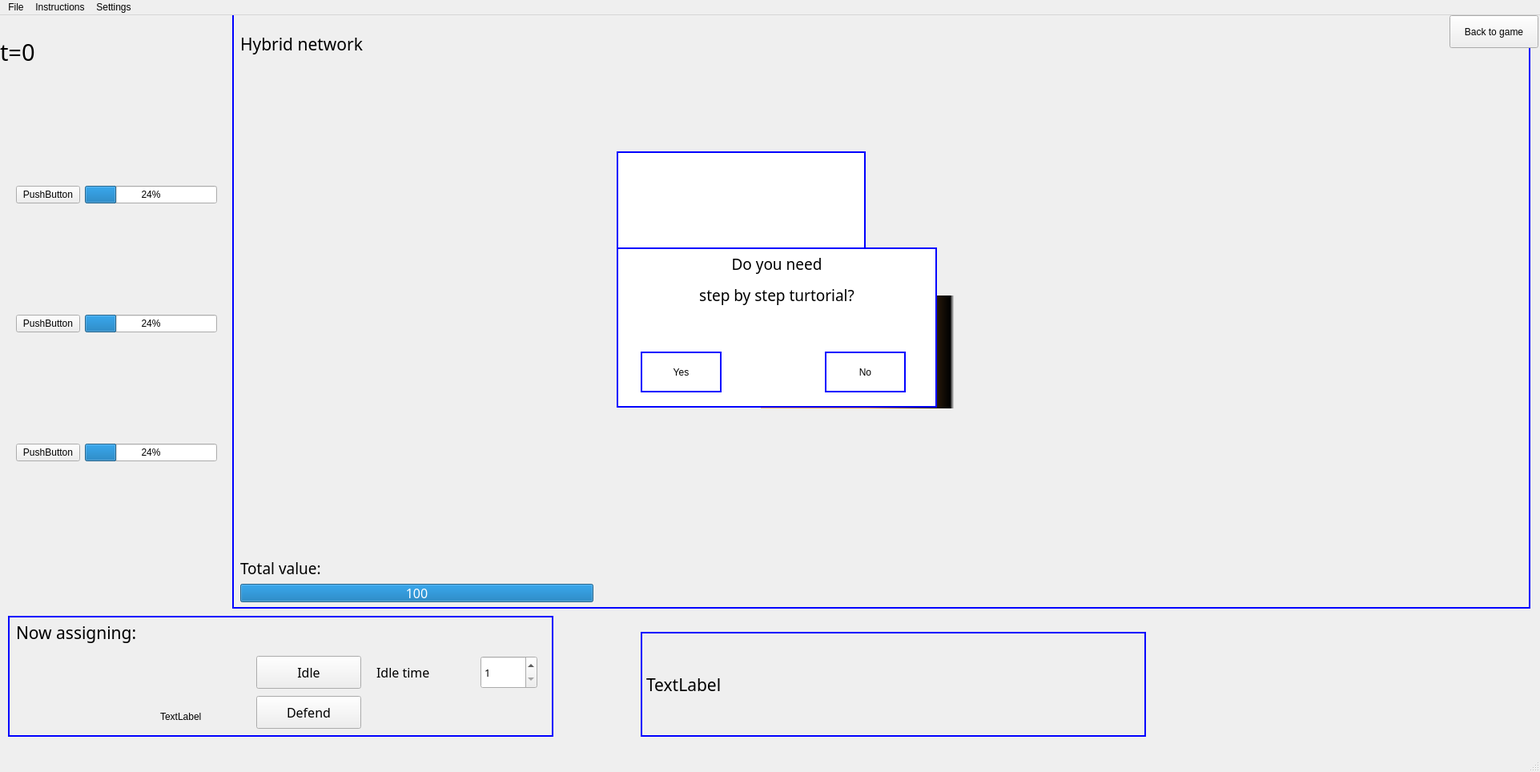
<?xml version="1.0" encoding="UTF-8"?>
<ui version="4.0">
 <class>MainWindow</class>
 <widget class="QMainWindow" name="MainWindow">
  <property name="geometry">
   <rect>
    <x>0</x>
    <y>0</y>
    <width>1923</width>
    <height>964</height>
   </rect>
  </property>
  <property name="windowTitle">
   <string>Firefighter Problem Simulation</string>
  </property>
  <widget class="QWidget" name="centralwidget">
   <property name="contextMenuPolicy">
    <enum>Qt::ActionsContextMenu</enum>
   </property>
   <widget class="QLabel" name="descriptionLabel">
    <property name="geometry">
     <rect>
      <x>-1200</x>
      <y>240</y>
      <width>1091</width>
      <height>61</height>
     </rect>
    </property>
    <property name="font">
     <font>
      <family>Arial Rounded MT Bold</family>
      <pointsize>16</pointsize>
     </font>
    </property>
    <property name="styleSheet">
     <string notr="true">background-color: qlineargradient(spread:pad, x1:0, y1:0, x2:1, y2:0, stop:0 rgba(255, 178, 102, 255), stop:0.55 rgba(235, 148, 61, 255), stop:0.98 rgba(0, 0, 0, 255), stop:1 rgba(0, 0, 0, 0));</string>
    </property>
    <property name="text">
     <string>TextLabel</string>
    </property>
    <property name="alignment">
     <set>Qt::AlignCenter</set>
    </property>
   </widget>
   <widget class="QLabel" name="node_info_label">
    <property name="enabled">
     <bool>true</bool>
    </property>
    <property name="geometry">
     <rect>
      <x>950</x>
      <y>350</y>
      <width>241</width>
      <height>141</height>
     </rect>
    </property>
    <property name="font">
     <font>
      <family>Agency FB</family>
      <pointsize>14</pointsize>
     </font>
    </property>
    <property name="styleSheet">
     <string notr="true">background-color: qlineargradient(spread:pad, x1:0, y1:0, x2:1, y2:0, stop:0 rgba(255, 178, 102, 255), stop:0.55 rgba(235, 148, 61, 255), stop:0.98 rgba(0, 0, 0, 255), stop:1 rgba(0, 0, 0, 0));</string>
    </property>
    <property name="text">
     <string>TextLabel</string>
    </property>
   </widget>
   <widget class="QLabel" name="timeIndexLabel">
    <property name="geometry">
     <rect>
      <x>0</x>
      <y>0</y>
      <width>131</width>
      <height>91</height>
     </rect>
    </property>
    <property name="font">
     <font>
      <family>Arial Rounded MT Bold</family>
      <pointsize>22</pointsize>
     </font>
    </property>
    <property name="text">
     <string>t=0</string>
    </property>
    <property name="alignment">
     <set>Qt::AlignLeading|Qt::AlignLeft|Qt::AlignVCenter</set>
    </property>
   </widget>
   <widget class="QLabel" name="backgroundLabel">
    <property name="geometry">
     <rect>
      <x>290</x>
      <y>-10</y>
      <width>1621</width>
      <height>751</height>
     </rect>
    </property>
    <property name="styleSheet">
     <string notr="true">border: 2px solid blue;</string>
    </property>
    <property name="text">
     <string/>
    </property>
    <property name="alignment">
     <set>Qt::AlignRight|Qt::AlignTrailing|Qt::AlignVCenter</set>
    </property>
   </widget>
   <widget class="QLabel" name="networkLabel">
    <property name="geometry">
     <rect>
      <x>300</x>
      <y>0</y>
      <width>311</width>
      <height>71</height>
     </rect>
    </property>
    <property name="font">
     <font>
      <family>Arial Rounded MT Bold</family>
      <pointsize>16</pointsize>
     </font>
    </property>
    <property name="text">
     <string>Hybrid network</string>
    </property>
    <property name="wordWrap">
     <bool>false</bool>
    </property>
    <property name="margin">
     <number>0</number>
    </property>
   </widget>
   <widget class="QLabel" name="hintLabel">
    <property name="geometry">
     <rect>
      <x>770</x>
      <y>170</y>
      <width>311</width>
      <height>161</height>
     </rect>
    </property>
    <property name="font">
     <font>
      <family>Arial Rounded MT Bold</family>
      <pointsize>10</pointsize>
     </font>
    </property>
    <property name="styleSheet">
     <string notr="true">background-color: rgb(255, 255, 255);
border: 2px solid blue;</string>
    </property>
    <property name="text">
     <string/>
    </property>
    <property name="wordWrap">
     <bool>true</bool>
    </property>
   </widget>
   <widget class="QPushButton" name="backButton">
    <property name="geometry">
     <rect>
      <x>1810</x>
      <y>0</y>
      <width>111</width>
      <height>41</height>
     </rect>
    </property>
    <property name="text">
     <string>Back to game</string>
    </property>
   </widget>
   <widget class="QLabel" name="label">
    <property name="geometry">
     <rect>
      <x>300</x>
      <y>660</y>
      <width>211</width>
      <height>61</height>
     </rect>
    </property>
    <property name="font">
     <font>
      <family>Arial Rounded MT Bold</family>
      <pointsize>14</pointsize>
     </font>
    </property>
    <property name="text">
     <string>Total value: </string>
    </property>
   </widget>
   <widget class="QProgressBar" name="progressBar">
    <property name="geometry">
     <rect>
      <x>300</x>
      <y>710</y>
      <width>441</width>
      <height>23</height>
     </rect>
    </property>
    <property name="font">
     <font>
      <family>Arial Rounded MT Bold</family>
      <pointsize>12</pointsize>
     </font>
    </property>
    <property name="maximum">
     <number>100</number>
    </property>
    <property name="value">
     <number>100</number>
    </property>
    <property name="invertedAppearance">
     <bool>false</bool>
    </property>
    <property name="format">
     <string>%v</string>
    </property>
   </widget>
   <widget class="QLabel" name="consoleLabel">
    <property name="geometry">
     <rect>
      <x>800</x>
      <y>770</y>
      <width>631</width>
      <height>131</height>
     </rect>
    </property>
    <property name="font">
     <font>
      <family>Arial Rounded MT Bold</family>
      <pointsize>16</pointsize>
     </font>
    </property>
    <property name="styleSheet">
     <string notr="true">border: 2px solid blue;</string>
    </property>
    <property name="text">
     <string>TextLabel</string>
    </property>
    <property name="wordWrap">
     <bool>true</bool>
    </property>
   </widget>
   <widget class="QLabel" name="label_2">
    <property name="geometry">
     <rect>
      <x>20</x>
      <y>740</y>
      <width>261</width>
      <height>61</height>
     </rect>
    </property>
    <property name="font">
     <font>
      <family>Arial Rounded MT Bold</family>
      <pointsize>16</pointsize>
     </font>
    </property>
    <property name="text">
     <string>Now assigning:</string>
    </property>
   </widget>
   <widget class="QLabel" name="instruct">
    <property name="geometry">
     <rect>
      <x>770</x>
      <y>290</y>
      <width>400</width>
      <height>200</height>
     </rect>
    </property>
    <property name="font">
     <font>
      <family>Arial Rounded MT Bold</family>
      <pointsize>14</pointsize>
     </font>
    </property>
    <property name="styleSheet">
     <string notr="true">background-color: white;border: 2px solid blue;</string>
    </property>
    <property name="text">
     <string>&lt;html&gt;&lt;head/&gt;&lt;body&gt;&lt;p&gt;Do you need&lt;/p&gt;&lt;p&gt;step by step turtorial?&lt;/p&gt;&lt;/body&gt;&lt;/html&gt;</string>
    </property>
    <property name="alignment">
     <set>Qt::AlignHCenter|Qt::AlignTop</set>
    </property>
    <property name="margin">
     <number>150</number>
    </property>
   </widget>
   <widget class="QPushButton" name="noButton">
    <property name="geometry">
     <rect>
      <x>1030</x>
      <y>420</y>
      <width>101</width>
      <height>51</height>
     </rect>
    </property>
    <property name="styleSheet">
     <string notr="true">background-color: white;border: 2px solid blue;</string>
    </property>
    <property name="text">
     <string>No</string>
    </property>
   </widget>
   <widget class="QPushButton" name="yesButton">
    <property name="geometry">
     <rect>
      <x>800</x>
      <y>420</y>
      <width>101</width>
      <height>51</height>
     </rect>
    </property>
    <property name="styleSheet">
     <string notr="true">background-color: white;border: 2px solid blue;</string>
    </property>
    <property name="text">
     <string>Yes</string>
    </property>
   </widget>
   <widget class="QLabel" name="selectLabel">
    <property name="geometry">
     <rect>
      <x>20</x>
      <y>790</y>
      <width>171</width>
      <height>101</height>
     </rect>
    </property>
    <property name="text">
     <string/>
    </property>
   </widget>
   <widget class="QLabel" name="warningLabel">
    <property name="geometry">
     <rect>
      <x>200</x>
      <y>840</y>
      <width>91</width>
      <height>71</height>
     </rect>
    </property>
    <property name="text">
     <string>TextLabel</string>
    </property>
   </widget>
   <widget class="QWidget" name="verticalLayoutWidget">
    <property name="geometry">
     <rect>
      <x>20</x>
      <y>80</y>
      <width>251</width>
      <height>611</height>
     </rect>
    </property>
    <layout class="QVBoxLayout" name="verticalLayout">
     <item>
      <layout class="QHBoxLayout" name="horizontalLayout_2">
       <item>
        <widget class="QPushButton" name="pushButton">
         <property name="sizePolicy">
          <sizepolicy hsizetype="Minimum" vsizetype="Preferred">
           <horstretch>0</horstretch>
           <verstretch>0</verstretch>
          </sizepolicy>
         </property>
         <property name="text">
          <string>PushButton</string>
         </property>
        </widget>
       </item>
       <item>
        <widget class="QProgressBar" name="progressBar_2">
         <property name="value">
          <number>24</number>
         </property>
        </widget>
       </item>
      </layout>
     </item>
     <item>
      <layout class="QHBoxLayout" name="horizontalLayout_4">
       <item>
        <widget class="QPushButton" name="pushButton_3">
         <property name="sizePolicy">
          <sizepolicy hsizetype="Minimum" vsizetype="Preferred">
           <horstretch>0</horstretch>
           <verstretch>0</verstretch>
          </sizepolicy>
         </property>
         <property name="text">
          <string>PushButton</string>
         </property>
        </widget>
       </item>
       <item>
        <widget class="QProgressBar" name="progressBar_4">
         <property name="value">
          <number>24</number>
         </property>
        </widget>
       </item>
      </layout>
     </item>
     <item>
      <layout class="QHBoxLayout" name="horizontalLayout_3">
       <item>
        <widget class="QPushButton" name="pushButton_2">
         <property name="sizePolicy">
          <sizepolicy hsizetype="Minimum" vsizetype="Preferred">
           <horstretch>0</horstretch>
           <verstretch>0</verstretch>
          </sizepolicy>
         </property>
         <property name="text">
          <string>PushButton</string>
         </property>
        </widget>
       </item>
       <item>
        <widget class="QProgressBar" name="progressBar_3">
         <property name="value">
          <number>24</number>
         </property>
        </widget>
       </item>
      </layout>
     </item>
    </layout>
   </widget>
   <widget class="QPushButton" name="idleButton">
    <property name="geometry">
     <rect>
      <x>320</x>
      <y>800</y>
      <width>131</width>
      <height>41</height>
     </rect>
    </property>
    <property name="font">
     <font>
      <family>Arial Rounded MT Bold</family>
      <pointsize>12</pointsize>
     </font>
    </property>
    <property name="text">
     <string>Idle</string>
    </property>
   </widget>
   <widget class="QPushButton" name="defendButton">
    <property name="geometry">
     <rect>
      <x>320</x>
      <y>850</y>
      <width>131</width>
      <height>41</height>
     </rect>
    </property>
    <property name="font">
     <font>
      <family>Arial Rounded MT Bold</family>
      <pointsize>12</pointsize>
     </font>
    </property>
    <property name="text">
     <string>Defend</string>
    </property>
   </widget>
   <widget class="QSpinBox" name="spinBox">
    <property name="geometry">
     <rect>
      <x>600</x>
      <y>800</y>
      <width>71</width>
      <height>41</height>
     </rect>
    </property>
    <property name="font">
     <font>
      <family>Arial Rounded MT Bold</family>
      <pointsize>10</pointsize>
     </font>
    </property>
    <property name="minimum">
     <number>1</number>
    </property>
    <property name="value">
     <number>1</number>
    </property>
   </widget>
   <widget class="QLabel" name="label_3">
    <property name="geometry">
     <rect>
      <x>470</x>
      <y>800</y>
      <width>111</width>
      <height>41</height>
     </rect>
    </property>
    <property name="font">
     <font>
      <family>Arial Rounded MT Bold</family>
      <pointsize>12</pointsize>
     </font>
    </property>
    <property name="text">
     <string>Idle time</string>
    </property>
   </widget>
   <widget class="QLabel" name="backgroundLabel_2">
    <property name="geometry">
     <rect>
      <x>10</x>
      <y>750</y>
      <width>681</width>
      <height>151</height>
     </rect>
    </property>
    <property name="styleSheet">
     <string notr="true">border: 2px solid blue;</string>
    </property>
    <property name="text">
     <string/>
    </property>
    <property name="alignment">
     <set>Qt::AlignRight|Qt::AlignTrailing|Qt::AlignVCenter</set>
    </property>
   </widget>
   <zorder>backgroundLabel_2</zorder>
   <zorder>descriptionLabel</zorder>
   <zorder>node_info_label</zorder>
   <zorder>timeIndexLabel</zorder>
   <zorder>backgroundLabel</zorder>
   <zorder>networkLabel</zorder>
   <zorder>hintLabel</zorder>
   <zorder>backButton</zorder>
   <zorder>label</zorder>
   <zorder>progressBar</zorder>
   <zorder>consoleLabel</zorder>
   <zorder>label_2</zorder>
   <zorder>instruct</zorder>
   <zorder>noButton</zorder>
   <zorder>yesButton</zorder>
   <zorder>selectLabel</zorder>
   <zorder>warningLabel</zorder>
   <zorder>verticalLayoutWidget</zorder>
   <zorder>idleButton</zorder>
   <zorder>defendButton</zorder>
   <zorder>spinBox</zorder>
   <zorder>label_3</zorder>
  </widget>
  <widget class="QMenuBar" name="menubar">
   <property name="geometry">
    <rect>
     <x>0</x>
     <y>0</y>
     <width>1923</width>
     <height>18</height>
    </rect>
   </property>
   <property name="sizePolicy">
    <sizepolicy hsizetype="MinimumExpanding" vsizetype="Preferred">
     <horstretch>0</horstretch>
     <verstretch>0</verstretch>
    </sizepolicy>
   </property>
   <widget class="QMenu" name="menuinfromations">
    <property name="title">
     <string>Instructions</string>
    </property>
    <addaction name="actionProblem"/>
    <addaction name="actionControls"/>
   </widget>
   <widget class="QMenu" name="menuFile">
    <property name="title">
     <string>File</string>
    </property>
    <addaction name="actionNew"/>
   </widget>
   <widget class="QMenu" name="menuSettings">
    <property name="title">
     <string>Settings</string>
    </property>
    <addaction name="actionAnimation"/>
   </widget>
   <addaction name="menuFile"/>
   <addaction name="menuinfromations"/>
   <addaction name="menuSettings"/>
  </widget>
  <widget class="QStatusBar" name="statusbar"/>
  <action name="actionProblem">
   <property name="text">
    <string>Problem description</string>
   </property>
  </action>
  <action name="actionAnimation">
   <property name="text">
    <string>Animation</string>
   </property>
  </action>
  <action name="actionNew">
   <property name="text">
    <string>New</string>
   </property>
  </action>
  <action name="actionControls">
   <property name="text">
    <string>Controls</string>
   </property>
  </action>
 </widget>
 <resources/>
 <connections/>
</ui>
